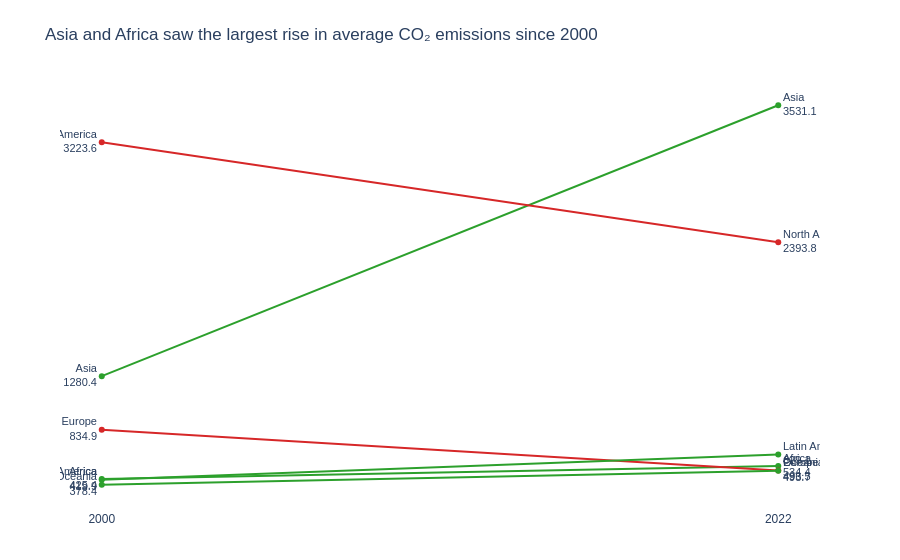

Notebook code cell kept with this figure:
### Markdown cell above
---
## Task 2 — Slopegraph: Regional Change 2000 vs 2022

**What to build:** A slopegraph comparing **average regional CO2 emissions** between 2000 and 2022.

**Requirements:**
- One line per region (not per country — aggregate first)
- Colour: regions that increased = one colour; decreased = another
- Values labelled at both ends of each line
- No y-axis tick labels (the endpoint labels make them redundant)
- Insight title stating which regions moved most

> 💡 `df.groupby(['Region','Year'])['CO2_Mt'].mean().reset_index()` then filter to 2000 and 2022

### Code cell
# Task 2 — Slopegraph: regional averages
# YOUR CODE HERE
regional = (
    df.groupby(['Region', 'Year'])['CO2_Mt']
    .mean()
    .reset_index()
)

# Keep only 2000 and 2022
slope = regional[regional['Year'].isin([2000, 2022])].copy()

regions = slope['Region'].unique()

fig = go.Figure()

for region in regions:
    temp = (
        slope[slope['Region'] == region]
        .sort_values('Year')
    )

    y_start = temp[temp['Year'] == 2000]['CO2_Mt'].values[0]
    y_end = temp[temp['Year'] == 2022]['CO2_Mt'].values[0]

    # Color by increase/decrease
    color = '#2ca02c' if y_end > y_start else '#d62728'

    fig.add_trace(
        go.Scatter(
            x=[2000, 2022],
            y=[y_start, y_end],
            mode='lines+markers+text',
            line=dict(color=color, width=2),
            marker=dict(size=6),
            text=[
                f"{region}<br>{y_start:.1f}",
                f"{region}<br>{y_end:.1f}"
            ],
            textposition=['middle left', 'middle right'],
            textfont=dict(family='Arial', size=11),
            showlegend=False,
            hoverinfo='skip'
        )
    )

fig.update_layout(
    title="Asia and Africa saw the largest rise in average CO₂ emissions since 2000",
    font=dict(family="Arial", size=12),
    plot_bgcolor='white',
    paper_bgcolor='white',
    xaxis=dict(
        tickvals=[2000, 2022],
        ticktext=['2000', '2022'],
        showgrid=False,
        zeroline=False
    ),
    yaxis=dict(
        showticklabels=False,
        showgrid=False,
        zeroline=False,
        title=""
    ),
    margin=dict(l=60, r=80, t=80, b=50)
)

fig.show()

### Figure 1 — Plotly figure (JSON) as saved in the notebook; plotly's stock layout.template omitted (floating-point values rounded to 4 significant figures)
{"data": [{"hoverinfo": "skip", "line": {"color": "#2ca02c", "width": 2}, "marker": {"size": 6}, "mode": "lines+markers+text", "showlegend": false, "text": ["Africa<br>425.4", "Africa<br>534.4"], "textfont": {"family": "Arial", "size": 11}, "textposition": ["middle left", "middle right"], "type": "scatter", "x": [2000, 2022], "y": [425.4, 534.4]}, {"hoverinfo": "skip", "line": {"color": "#2ca02c", "width": 2}, "marker": {"size": 6}, "mode": "lines+markers+text", "showlegend": false, "text": ["Asia<br>1280.4", "Asia<br>3531.1"], "textfont": {"family": "Arial", "size": 11}, "textposition": ["middle left", "middle right"], "type": "scatter", "x": [2000, 2022], "y": [1280.0, 3531.0]}, {"hoverinfo": "skip", "line": {"color": "#d62728", "width": 2}, "marker": {"size": 6}, "mode": "lines+markers+text", "showlegend": false, "text": ["Europe<br>834.9", "Europe<br>496.5"], "textfont": {"family": "Arial", "size": 11}, "textposition": ["middle left", "middle right"], "type": "scatter", "x": [2000, 2022], "y": [834.9, 496.5]}, {"hoverinfo": "skip", "line": {"color": "#2ca02c", "width": 2}, "marker": {"size": 6}, "mode": "lines+markers+text", "showlegend": false, "text": ["Latin America<br>419.9", "Latin America<br>629.1"], "textfont": {"family": "Arial", "size": 11}, "textposition": ["middle left", "middle right"], "type": "scatter", "x": [2000, 2022], "y": [419.9, 629.1]}, {"hoverinfo": "skip", "line": {"color": "#d62728", "width": 2}, "marker": {"size": 6}, "mode": "lines+markers+text", "showlegend": false, "text": ["North America<br>3223.6", "North America<br>2393.8"], "textfont": {"family": "Arial", "size": 11}, "textposition": ["middle left", "middle right"], "type": "scatter", "x": [2000, 2022], "y": [3224.0, 2394.0]}, {"hoverinfo": "skip", "line": {"color": "#2ca02c", "width": 2}, "marker": {"size": 6}, "mode": "lines+markers+text", "showlegend": false, "text": ["Oceania<br>378.4", "Oceania<br>493.7"], "textfont": {"family": "Arial", "size": 11}, "textposition": ["middle left", "middle right"], "type": "scatter", "x": [2000, 2022], "y": [378.4, 493.7]}], "layout": {"font": {"family": "Arial", "size": 12}, "margin": {"b": 50, "l": 60, "r": 80, "t": 80}, "paper_bgcolor": "white", "plot_bgcolor": "white", "title": {"text": "Asia and Africa saw the largest rise in average CO₂ emissions since 2000"}, "xaxis": {"showgrid": false, "ticktext": ["2000", "2022"], "tickvals": [2000, 2022], "zeroline": false}, "yaxis": {"showgrid": false, "showticklabels": false, "title": {"text": ""}, "zeroline": false}}}
